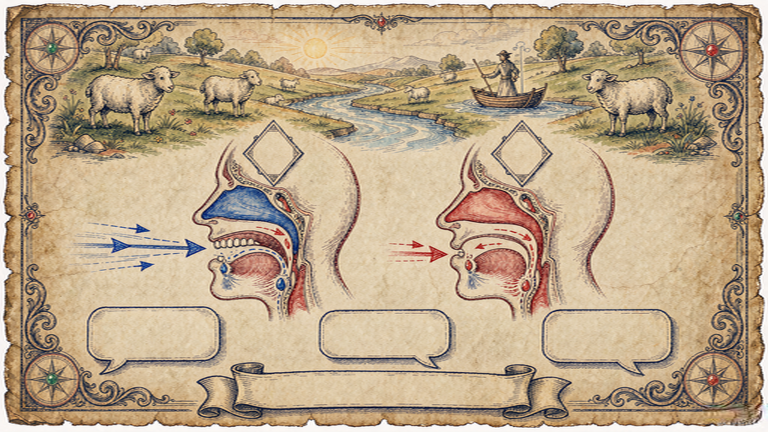
#> input picture 图片/定稿/B02-阳光农场_iː-vs-ɪ.png, 1536 x 864 px, found by its file name (shown at 1/2 size); its folder holds 4 pictures in this run
$ python diag_bubbles5.py
#> lines starting #> are read from the running program, lines starting #| are printed output that depends on the picture; after the words box and inside, x2 and y2 are one past the last pixel; in counts of white or black regions, pixels touching at a corner belong together
# -*- coding: utf-8 -*-
"""V5 气泡检测：闭运算封缝 + 连通域（不设容量上限，泄漏区自然变大被滤除）"""
from PIL import Image
import numpy as np
from collections import deque
import os

BASE = r"C:/Users/86135/WorkBuddy/英语音标播客/图片/定稿"

def bubble_interiors(path, y0f=0.58, y1f=0.92, thr=170):
#> called with y0f = 0.58, y1f = 0.92, thr = 170
    im = np.array(Image.open(path).convert("RGB"))
#> im is the input picture: shape (864, 1536, 3); mean R, G, B 187, 165.4, 136.8
    bright = im.sum(axis=2) / 3
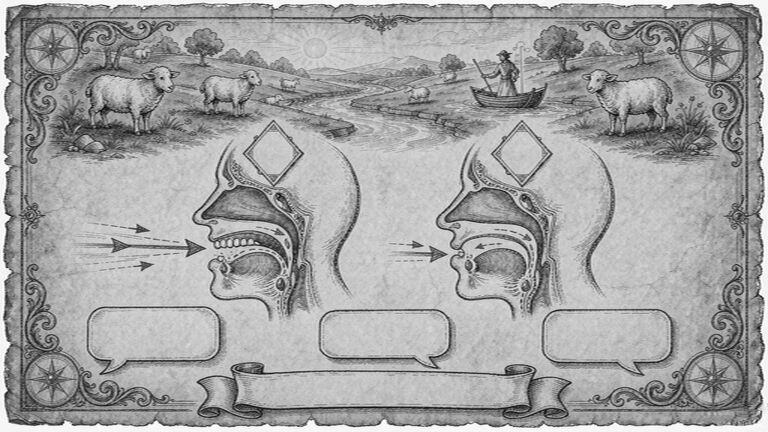
#> bright: shape (864, 1536) float64 (shown at 1/2 size); min 3.67, max 255, mean 163.1
    H, W = bright.shape
#> H = 864; W = 1536
    y0, y1 = int(y0f*H), int(y1f*H)
#> y0 = 501; y1 = 794
    wall = bright[y0:y1, :] < thr
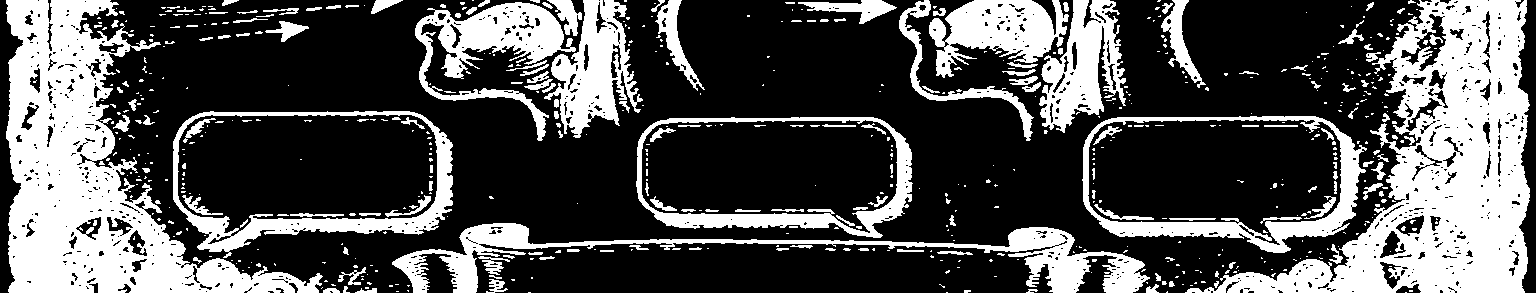
#> wall: shape (293, 1536) bool; 32.6% white; 639 white regions (475 under 20 px), largest, box (x1, y1, x2, y2) and area: (1185, 0, 1530, 293) 38516, (6, 0, 323, 293) 35133, (392, 223, 1150, 293) 10314
    # 闭运算：膨胀1再腐蚀1（封1-2px缝隙）
    def dilate(m):
        r = m.copy()
        r[1:, :] |= m[:-1, :]; r[:-1, :] |= m[1:, :]
        r[:, 1:] |= m[:, :-1]; r[:, :-1] |= m[:, 1:]
        return r
    def erode(m):
        r = m.copy()
        r[1:, :] &= m[:-1, :]; r[:-1, :] &= m[1:, :]
        r[:, 1:] &= m[:, :-1]; r[:, :-1] &= m[:, 1:]
#> after `r[:, :-1] &= m[:, 1:]`:
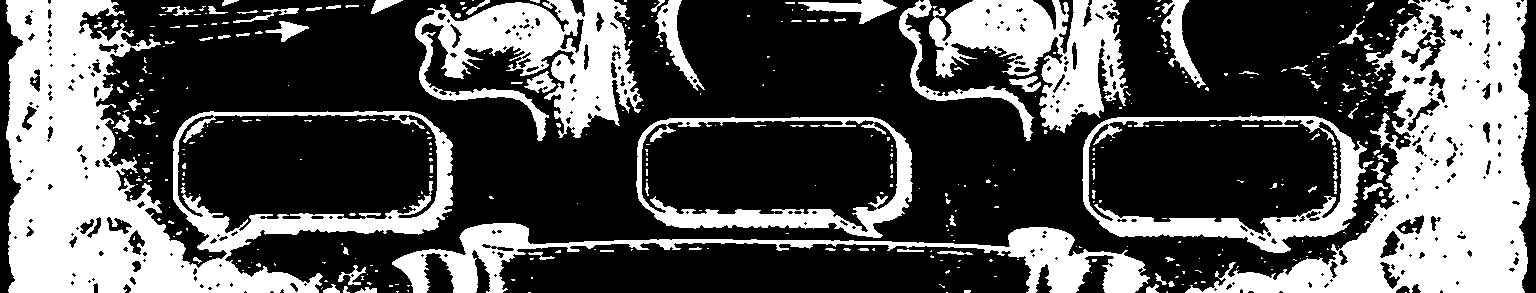
#> r: shape (293, 1536) bool; 34.2% white; 448 white regions (353 under 20 px), largest, box (x1, y1, x2, y2) and area: (6, 0, 453, 293) 44932, (1185, 0, 1530, 293) 40852, (415, 0, 643, 141) 15149
        return r
    wall = erode(dilate(wall))
    free = ~wall
    h, w = free.shape
#> h = 293; w = 1536
    lab = np.zeros((h, w), dtype=int)
    comps = []
    cur = 0
    for yy in range(h):
        for xx in range(w):
            if free[yy, xx] and lab[yy, xx] == 0:
                cur += 1
                q = deque([(yy, xx)]); lab[yy, xx] = cur
                size = 0; x0 = x1 = xx; ytop = ybot = yy
                while q:
                    cy, cx = q.popleft(); size += 1
                    if cx < x0: x0 = cx
                    if cx > x1: x1 = cx
                    if cy < ytop: ytop = cy
                    if cy > ybot: ybot = cy
                    for dy, dx in ((1,0),(-1,0),(0,1),(0,-1)):
                        ny, nx = cy+dy, cx+dx
                        if 0 <= ny < h and 0 <= nx < w and free[ny, nx] and lab[ny, nx] == 0:
                            lab[ny, nx] = cur; q.append((ny, nx))
                bw, bh = x1-x0+1, ybot-ytop+1
                comps.append((x0, ytop+y0, bw, bh, size))
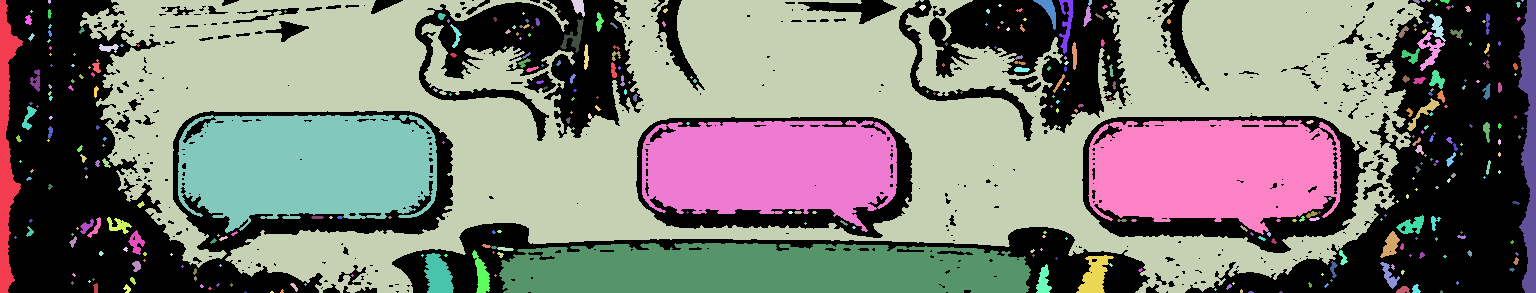
#> lab: shape (293, 1536) int64; 373 distinct labels, from 0 to 372; one colour per label, 0 black
#> after the loop, cur = 372
    out = []
    for x0, yt, bw, bh, size in comps:
        if 160 <= bw <= 350 and 45 <= bh <= 140 and 8000 <= size <= 48000 and size/(bw*bh) > 0.6:
            out.append((x0 + bw/2, yt + bh/2, bw, bh))
    # 去重
    ded = []
    for c in sorted(out):
        if all((c[0]-d[0])**2 + (c[1]-d[1])**2 > 90**2 for d in ded):
            ded.append(c)
    ded.sort()
    return ded

files = sorted(f for f in os.listdir(BASE) if f.startswith("B") and f.endswith(".png"))
for f in files:
    bs = bubble_interiors(os.path.join(BASE, f))
    s = "  ".join(f"({int(cx)},{int(cy)} {bw}x{bh})" for cx, cy, bw, bh in bs)
    print(f"{f[:26]:28s} [{len(bs)}] {s}")
#| B02-阳光农场_iː-vs-ɪ.png         [3] (307,675 259x118)  (769,677 255x112)  (1214,678 253x115)

$ run again, on 图片/定稿/B04-上学路_ɑː-vs-ʌ.png
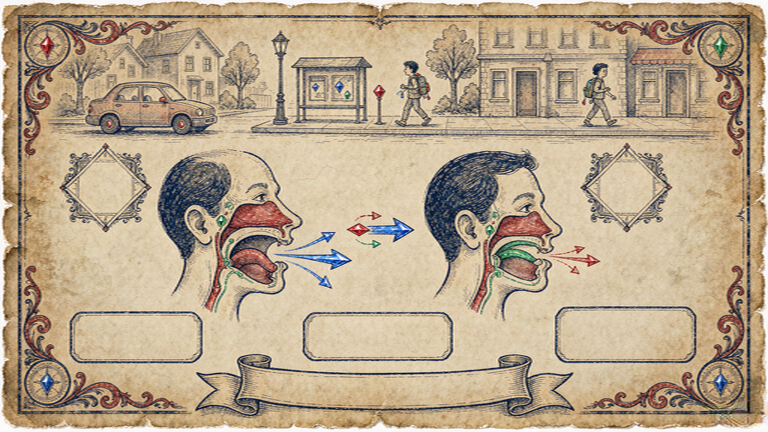
#> input picture 图片/定稿/B04-上学路_ɑː-vs-ʌ.png, 1536 x 864 px, found by its file name (shown at 1/2 size)
#> in bubble_interiors, im is the input picture: shape (864, 1536, 3); mean R, G, B 184.4, 165.7, 139.9
#> in bubble_interiors, `wall = bright[y0:y1, :] < thr`:
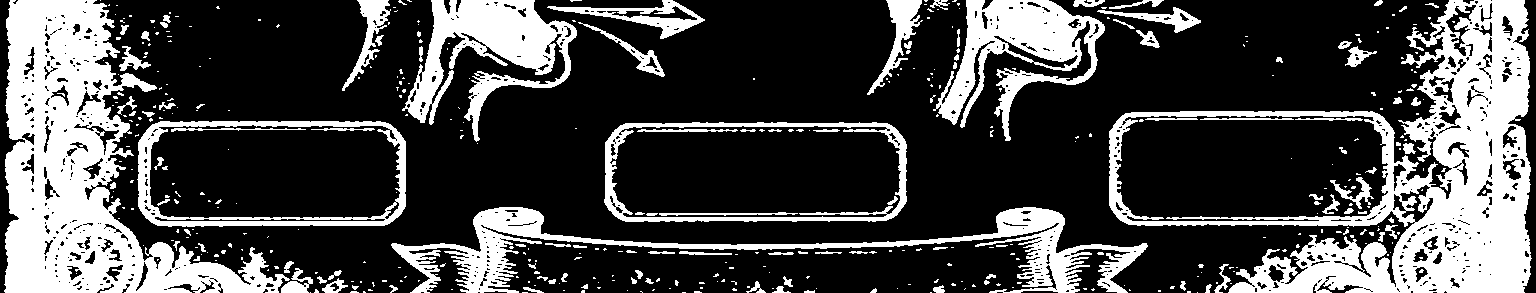
#> wall: shape (293, 1536) bool; 28.8% white; 450 white regions (340 under 20 px), largest, box (x1, y1, x2, y2) and area: (1109, 0, 1532, 293) 39450, (4, 0, 290, 293) 33862, (391, 207, 1148, 293) 12773
#> free: shape (293, 1536) bool; 69.4% white; 351 black regions (276 under 20 px), largest, box (x1, y1, x2, y2) and area: (1109, 0, 1532, 293) 42858, (4, 0, 313, 293) 35803, (391, 207, 1148, 293) 14480
#> after the loop in bubble_interiors, `for yy in range(h):`:
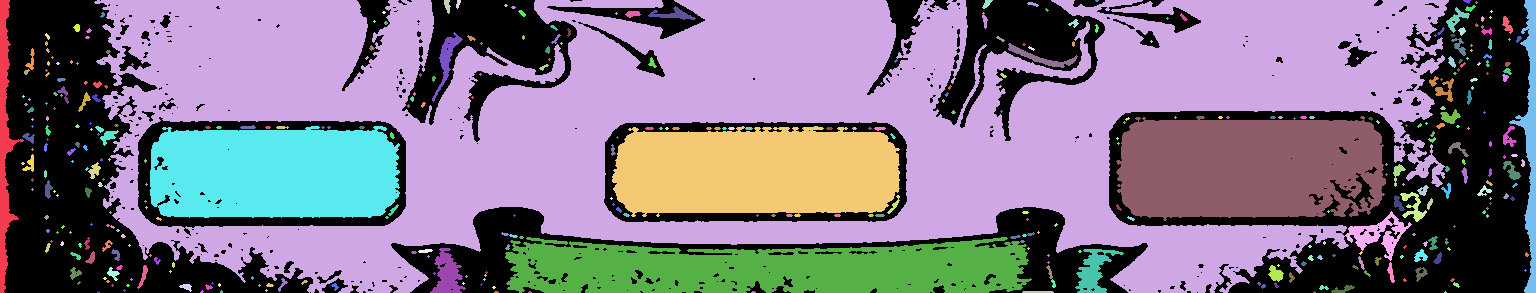
#> lab: shape (293, 1536) int64; 398 distinct labels, from 0 to 397; one colour per label, 0 black
#| B04-上学路_ɑː-vs-ʌ.png          [3] (275,673 250x92)  (756,672 288x91)  (1251,669 270x105)

$ run again, on 图片/定稿/B05-运动会_ɒ-vs-ɔː.png
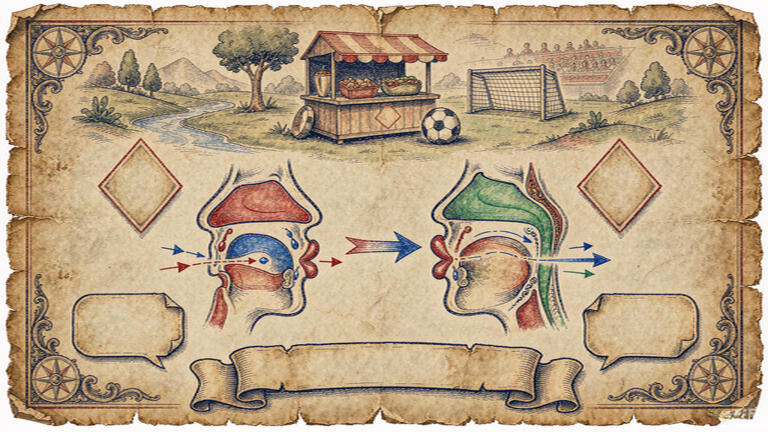
#> input picture 图片/定稿/B05-运动会_ɒ-vs-ɔː.png, 1536 x 864 px, found by its file name (shown at 1/2 size)
#> in bubble_interiors, im is the input picture: shape (864, 1536, 3); mean R, G, B 184.6, 161.2, 131.1
#> in bubble_interiors, `wall = bright[y0:y1, :] < thr`:
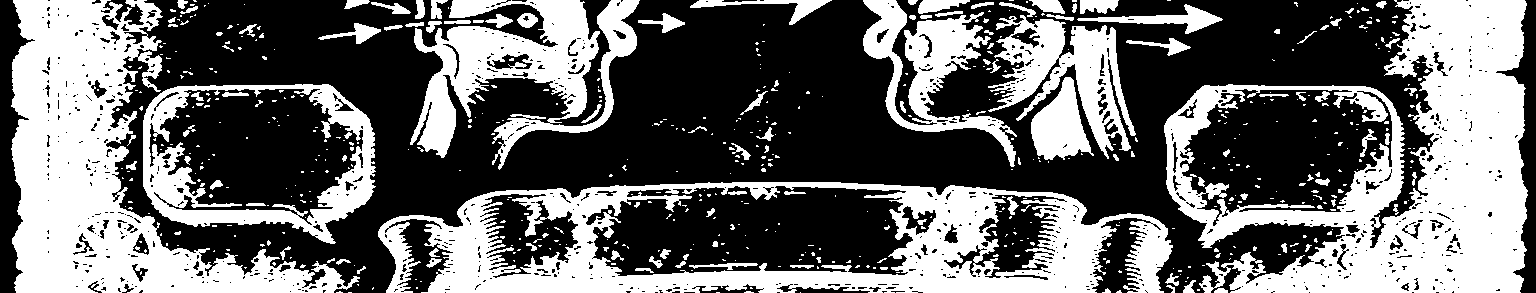
#> wall: shape (293, 1536) bool; 41.9% white; 612 white regions (487 under 20 px), largest, box (x1, y1, x2, y2) and area: (1164, 0, 1528, 293) 50490, (11, 0, 360, 293) 39248, (378, 182, 1173, 293) 38599
#> free: shape (293, 1536) bool; 56.3% white; 455 black regions (363 under 20 px), largest, box (x1, y1, x2, y2) and area: (1164, 0, 1528, 293) 52860, (11, 0, 376, 293) 52463, (378, 182, 1173, 293) 42197
#> after the loop in bubble_interiors, `for yy in range(h):`:
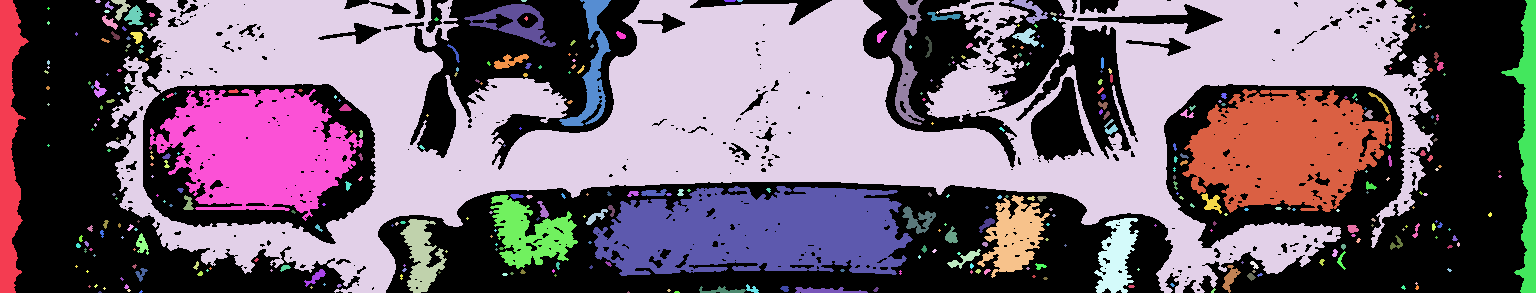
#> lab: shape (293, 1536) int64; 380 distinct labels, from 0 to 379; one colour per label, 0 black
#| B05-运动会_ɒ-vs-ɔː.png          [3] (256,656 213x132)  (753,732 320x90)  (1287,652 210x124)
